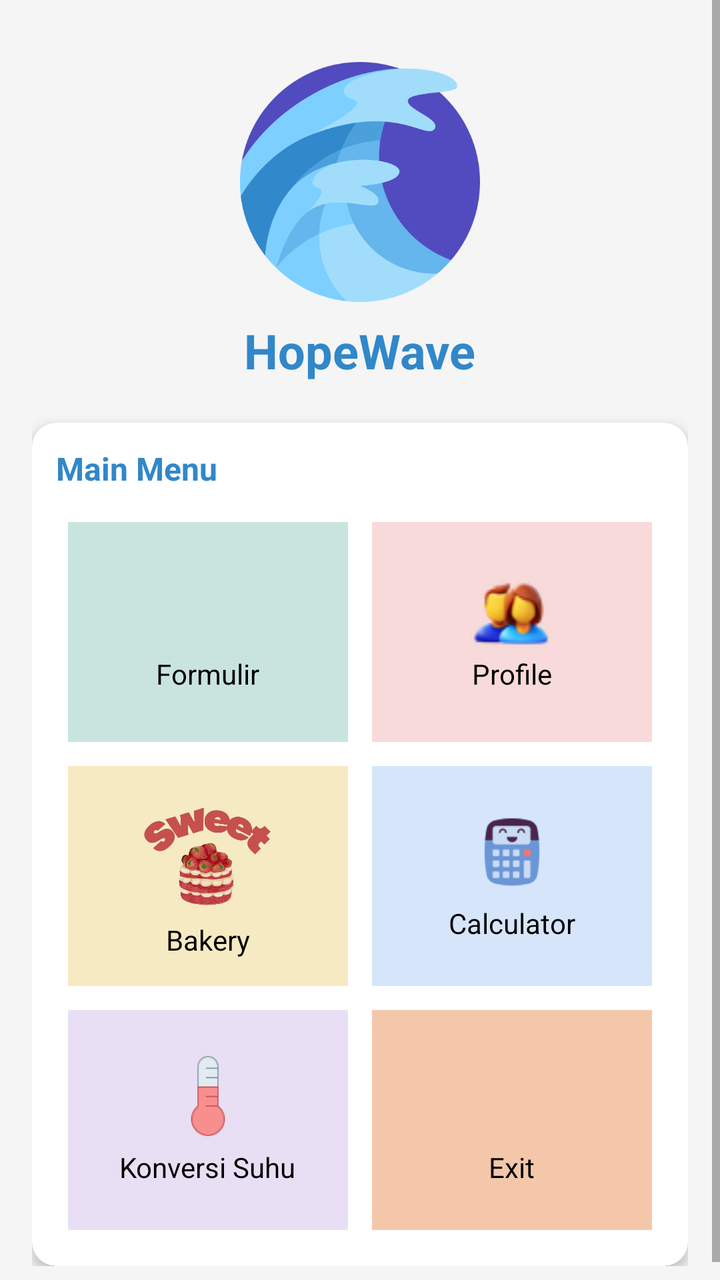
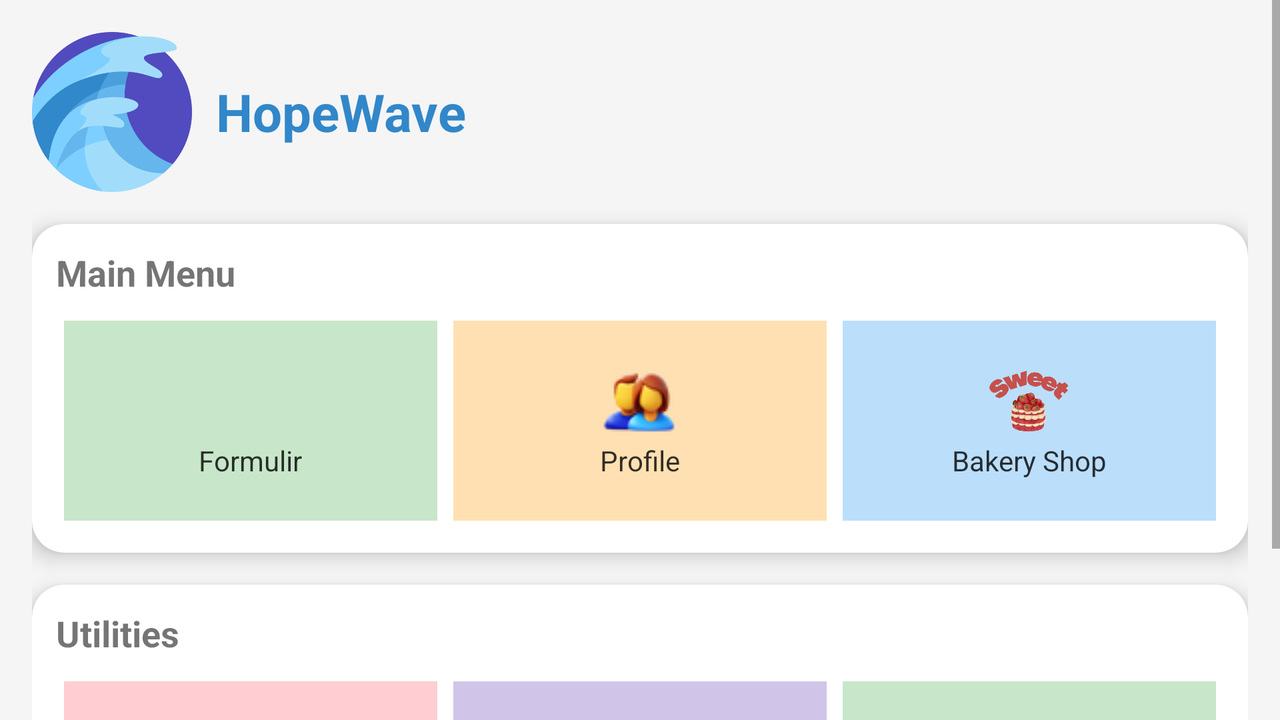

The same Android screen from two of the app's own layout files: first res/layout/ as a phone draws it, then the repository's variant for another configuration, drawn on a device whose configuration selects that folder. Both files follow.
<!-- AndroidManifest.xml: application theme Theme.HopeWave -->
<!-- res/layout/activity_home_page.xml -->
<?xml version="1.0" encoding="utf-8"?>
<androidx.constraintlayout.widget.ConstraintLayout xmlns:android="http://schemas.android.com/apk/res/android"
    xmlns:app="http://schemas.android.com/apk/res-auto"
    android:id="@+id/main"
    android:layout_width="match_parent"
    android:layout_height="match_parent">

    <ScrollView
        android:layout_width="0dp"
        android:layout_height="0dp"
        app:layout_constraintTop_toTopOf="parent"
        app:layout_constraintBottom_toBottomOf="parent"
        app:layout_constraintStart_toStartOf="parent"
        app:layout_constraintEnd_toEndOf="parent">

        <LinearLayout
            android:layout_width="match_parent"
            android:layout_height="wrap_content"
            android:orientation="vertical"
            android:padding="16dp">

            
            <ImageView
                android:layout_width="120dp"
                android:layout_height="120dp"
                android:layout_gravity="center"
                android:layout_marginTop="15dp"
                android:src="@drawable/hopewavelogo"
                android:contentDescription="Logo" />

            
            <TextView
                android:layout_width="wrap_content"
                android:layout_height="wrap_content"
                android:layout_gravity="center"
                android:layout_marginTop="8dp"
                android:text="HopeWave"
                android:textSize="24sp"
                android:textStyle="bold"
                android:textColor="#3187C9" />

            
            <androidx.cardview.widget.CardView
                android:layout_width="match_parent"
                android:layout_height="wrap_content"
                android:layout_marginTop="20dp"
                app:cardCornerRadius="12dp"
                app:cardElevation="4dp">

                <LinearLayout
                    android:layout_width="match_parent"
                    android:layout_height="wrap_content"
                    android:orientation="vertical"
                    android:padding="12dp">

                    <TextView
                        android:layout_width="wrap_content"
                        android:layout_height="wrap_content"
                        android:text="Main Menu"
                        android:textColor="#3187C9"
                        android:textSize="16sp"
                        android:textStyle="bold" />

                    <GridLayout
                        android:layout_width="match_parent"
                        android:layout_height="wrap_content"
                        android:layout_marginTop="10dp"
                        android:columnCount="2">

                        
                        <LinearLayout
                            android:id="@+id/btnFormulir"
                            android:layout_width="0dp"
                            android:layout_height="110dp"
                            android:layout_margin="6dp"
                            android:layout_columnWeight="1"
                            android:orientation="vertical"
                            android:gravity="center"
                            android:background="#C9E4DE">

                            <ImageView
                                android:layout_width="42dp"
                                android:layout_height="42dp"
                                android:src="@drawable/form" />

                            <TextView
                                android:layout_width="wrap_content"
                                android:layout_height="wrap_content"
                                android:text="Formulir"
                                android:textColor="#000" />
                        </LinearLayout>

                        
                        <LinearLayout
                            android:id="@+id/btnProfile"
                            android:layout_width="0dp"
                            android:layout_height="110dp"
                            android:layout_margin="6dp"
                            android:layout_columnWeight="1"
                            android:orientation="vertical"
                            android:gravity="center"
                            android:background="#F7DAD9">

                            <ImageView
                                android:layout_width="42dp"
                                android:layout_height="42dp"
                                android:src="@drawable/profile" />

                            <TextView
                                android:layout_width="wrap_content"
                                android:layout_height="wrap_content"
                                android:text="Profile"
                                android:textColor="#000" />
                        </LinearLayout>

                        
                        <LinearLayout
                            android:id="@+id/btnBakery"
                            android:layout_width="0dp"
                            android:layout_height="110dp"
                            android:layout_margin="6dp"
                            android:layout_columnWeight="1"
                            android:orientation="vertical"
                            android:gravity="center"
                            android:background="#F6EAC2">

                            <ImageView
                                android:layout_width="64dp"
                                android:layout_height="64dp"
                                android:src="@drawable/bakery" />

                            <TextView
                                android:layout_width="wrap_content"
                                android:layout_height="wrap_content"
                                android:text="Bakery"
                                android:textColor="#000" />
                        </LinearLayout>

                        
                        <LinearLayout
                            android:id="@+id/btnCalculator"
                            android:layout_width="0dp"
                            android:layout_height="110dp"
                            android:layout_margin="6dp"
                            android:layout_columnWeight="1"
                            android:orientation="vertical"
                            android:gravity="center"
                            android:background="#D6E5FA">

                            <ImageView
                                android:layout_width="42dp"
                                android:layout_height="42dp"
                                android:src="@drawable/calculator" />

                            <TextView
                                android:layout_width="wrap_content"
                                android:layout_height="wrap_content"
                                android:text="Calculator"
                                android:layout_marginTop="5dp"
                                android:textColor="#000" />
                        </LinearLayout>

                        
                        <LinearLayout
                            android:id="@+id/btnKonversi"
                            android:layout_width="0dp"
                            android:layout_height="110dp"
                            android:layout_margin="6dp"
                            android:layout_columnWeight="1"
                            android:orientation="vertical"
                            android:gravity="center"
                            android:background="#E8DFF5">

                            <ImageView
                                android:layout_width="42dp"
                                android:layout_height="42dp"
                                android:src="@drawable/temperature" />

                            <TextView
                                android:layout_width="wrap_content"
                                android:layout_height="wrap_content"
                                android:text="Konversi Suhu"
                                android:layout_marginTop="5dp"
                                android:textColor="#000" />
                        </LinearLayout>

                        
                        <LinearLayout
                            android:id="@+id/btnExit"
                            android:layout_width="0dp"
                            android:layout_height="110dp"
                            android:layout_margin="6dp"
                            android:layout_columnWeight="1"
                            android:orientation="vertical"
                            android:gravity="center"
                            android:background="#F4C7AB">

                            <ImageView
                                android:layout_width="42dp"
                                android:layout_height="42dp"
                                android:src="@drawable/exit" />

                            <TextView
                                android:layout_width="wrap_content"
                                android:layout_height="wrap_content"
                                android:text="Exit"
                                android:layout_marginTop="5dp"
                                android:textColor="#000" />
                        </LinearLayout>

                    </GridLayout>

                </LinearLayout>
            </androidx.cardview.widget.CardView>

        </LinearLayout>
    </ScrollView>

</androidx.constraintlayout.widget.ConstraintLayout>
<!-- resources referenced by this layout -->
<resources>
  <!-- drawable bakery: png bitmap (drawable, 120628 bytes) -->
  <!-- drawable calculator: png bitmap (drawable, 2120 bytes) -->
  <!-- drawable hopewavelogo: png bitmap (drawable, 29259 bytes) -->
  <!-- drawable profile: png bitmap (drawable, 3466 bytes) -->
  <!-- drawable temperature: png bitmap (drawable, 1210 bytes) -->
  <style name="Theme.HopeWave" parent="Theme.MaterialComponents.DayNight.NoActionBar">
  
          
          <item name="colorPrimary">#D02E65</item>
          <item name="colorOnPrimary">#FFFFFF</item>
  
          
          <item name="colorSurface">#FFFFFF</item>
          <item name="colorOnSurface">#000000</item>
  
          
          <item name="android:windowBackground">#F5F5F5</item>
          <item name="colorOnBackground">#000000</item>
  
          
          <item name="android:statusBarColor">#E91E63</item>
  
      </style>
</resources>
<!-- res/layout-land/activity_home_page.xml (the repository's variant of the layout above) -->
<!-- drawn on the phone turned sideways -->
<?xml version="1.0" encoding="utf-8"?>
<androidx.constraintlayout.widget.ConstraintLayout xmlns:android="http://schemas.android.com/apk/res/android"
    xmlns:app="http://schemas.android.com/apk/res-auto"
    android:id="@+id/main"
    android:layout_width="match_parent"
    android:layout_height="match_parent">


    <ScrollView
        android:layout_width="0dp"
        android:layout_height="0dp"
        app:layout_constraintTop_toTopOf="parent"
        app:layout_constraintBottom_toBottomOf="parent"
        app:layout_constraintStart_toStartOf="parent"
        app:layout_constraintEnd_toEndOf="parent">

        <LinearLayout
            android:layout_width="match_parent"
            android:layout_height="wrap_content"
            android:orientation="vertical"
            android:padding="16dp">

            
            <LinearLayout
                android:layout_width="match_parent"
                android:layout_height="wrap_content"
                android:orientation="horizontal"
                android:gravity="center_vertical"
                android:layout_marginBottom="16dp">

                <ImageView
                    android:id="@+id/logoImage"
                    android:layout_width="80dp"
                    android:layout_height="80dp"
                    android:src="@drawable/hopewavelogo"
                    android:contentDescription="@string/app_name"
                    android:layout_marginEnd="12dp"/>

                <TextView
                    android:id="@+id/app_title"
                    android:layout_width="wrap_content"
                    android:layout_height="wrap_content"
                    android:text="HopeWave"
                    android:textSize="26sp"
                    android:textStyle="bold"
                    android:textColor="#3187C9"/>
            </LinearLayout>

            
            <androidx.cardview.widget.CardView
                android:layout_width="match_parent"
                android:layout_height="wrap_content"
                android:layout_marginBottom="16dp"
                app:cardCornerRadius="16dp"
                app:cardElevation="6dp">

                <LinearLayout
                    android:layout_width="match_parent"
                    android:layout_height="wrap_content"
                    android:orientation="vertical"
                    android:padding="12dp">

                    <TextView
                        android:layout_width="wrap_content"
                        android:layout_height="wrap_content"
                        android:text="Main Menu"
                        android:textSize="18sp"
                        android:textStyle="bold"
                        android:paddingBottom="8dp" />

                    <GridLayout
                        android:layout_width="match_parent"
                        android:layout_height="wrap_content"
                        android:columnCount="3"
                        android:rowCount="2">

                        
                        <LinearLayout
                            android:id="@+id/btnFormulir"
                            android:layout_width="0dp"
                            android:layout_height="100dp"
                            android:layout_columnWeight="1"
                            android:layout_margin="4dp"
                            android:gravity="center"
                            android:orientation="vertical"
                            android:background="#C8E6C9">
                            <ImageView
                                android:layout_width="40dp"
                                android:layout_height="40dp"
                                android:src="@drawable/form"/>
                            <TextView
                                android:layout_width="wrap_content"
                                android:layout_height="wrap_content"
                                android:textColor="#CD000000"
                                android:text="Formulir"/>
                        </LinearLayout>

                        
                        <LinearLayout
                            android:id="@+id/btnProfile"
                            android:layout_width="0dp"
                            android:layout_height="100dp"
                            android:layout_columnWeight="1"
                            android:layout_margin="4dp"
                            android:gravity="center"
                            android:orientation="vertical"
                            android:background="#FFE0B2">
                            <ImageView
                                android:layout_width="40dp"
                                android:layout_height="40dp"
                                android:src="@drawable/profile"/>
                            <TextView
                                android:layout_width="wrap_content"
                                android:layout_height="wrap_content"
                                android:textColor="#CD000000"
                                android:text="Profile"/>
                        </LinearLayout>

                        
                        <LinearLayout
                            android:id="@+id/btnBakery"
                            android:layout_width="0dp"
                            android:layout_height="100dp"
                            android:layout_columnWeight="1"
                            android:layout_margin="4dp"
                            android:gravity="center"
                            android:orientation="vertical"
                            android:background="#BBDEFB">
                            <ImageView
                                android:layout_width="40dp"
                                android:layout_height="40dp"
                                android:src="@drawable/bakery"/>
                            <TextView
                                android:layout_width="wrap_content"
                                android:layout_height="wrap_content"
                                android:textColor="#CD000000"
                                android:text="Bakery Shop"/>
                        </LinearLayout>

                    </GridLayout>
                </LinearLayout>
            </androidx.cardview.widget.CardView>


            
            <androidx.cardview.widget.CardView
                android:layout_width="match_parent"
                android:layout_height="wrap_content"
                app:cardCornerRadius="16dp"
                app:cardElevation="6dp">

                <LinearLayout
                    android:layout_width="match_parent"
                    android:layout_height="wrap_content"
                    android:orientation="vertical"
                    android:padding="12dp">

                    <TextView
                        android:layout_width="wrap_content"
                        android:layout_height="wrap_content"
                        android:text="Utilities"
                        android:textSize="18sp"
                        android:textStyle="bold"
                        android:paddingBottom="8dp" />

                    <GridLayout
                        android:layout_width="match_parent"
                        android:layout_height="wrap_content"
                        android:columnCount="3"
                        android:rowCount="2">

                        
                        <LinearLayout
                            android:id="@+id/btnCalculator"
                            android:layout_width="0dp"
                            android:layout_height="100dp"
                            android:layout_columnWeight="1"
                            android:layout_margin="4dp"
                            android:gravity="center"
                            android:orientation="vertical"
                            android:background="#FFCDD2">
                            <ImageView
                                android:layout_width="40dp"
                                android:layout_height="40dp"
                                android:src="@drawable/calculator"/>
                            <TextView
                                android:layout_width="wrap_content"
                                android:layout_height="wrap_content"
                                android:textColor="#CD000000"
                                android:text="Calculator"/>
                        </LinearLayout>

                        
                        <LinearLayout
                            android:id="@+id/btnKonversi"
                            android:layout_width="0dp"
                            android:layout_height="100dp"
                            android:layout_columnWeight="1"
                            android:layout_margin="4dp"
                            android:gravity="center"
                            android:orientation="vertical"
                            android:background="#D1C4E9">
                            <ImageView
                                android:layout_width="40dp"
                                android:layout_height="40dp"
                                android:src="@drawable/temperature"/>
                            <TextView
                                android:layout_width="wrap_content"
                                android:layout_height="wrap_content"
                                android:textColor="#CD000000"
                                android:text="Konversi Suhu"/>
                        </LinearLayout>

                        
                        <LinearLayout
                            android:id="@+id/btnExit"
                            android:layout_width="0dp"
                            android:layout_height="100dp"
                            android:layout_columnWeight="1"
                            android:layout_margin="4dp"
                            android:gravity="center"
                            android:orientation="vertical"
                            android:background="#C8E6C9">
                            <ImageView
                                android:layout_width="40dp"
                                android:layout_height="40dp"
                                android:src="@drawable/exit"/>
                            <TextView
                                android:layout_width="wrap_content"
                                android:layout_height="wrap_content"
                                android:textColor="#CD000000"
                                android:text="Exit"/>
                        </LinearLayout>

                    </GridLayout>
                </LinearLayout>
            </androidx.cardview.widget.CardView>

        </LinearLayout>
    </ScrollView>
</androidx.constraintlayout.widget.ConstraintLayout>
<!-- resources referenced by the variant -->
<!-- as the phone turned sideways resolves them -->
<resources>
  <!-- drawable bakery: png bitmap (drawable, 120628 bytes) -->
  <!-- drawable calculator: png bitmap (drawable, 2120 bytes) -->
  <!-- drawable hopewavelogo: png bitmap (drawable, 29259 bytes) -->
  <!-- drawable profile: png bitmap (drawable, 3466 bytes) -->
  <!-- drawable temperature: png bitmap (drawable, 1210 bytes) -->
  <string name="app_name">HopeWave</string>
  <style name="Theme.HopeWave" parent="Theme.MaterialComponents.DayNight.NoActionBar">
  
          
          <item name="colorPrimary">#D02E65</item>
          <item name="colorOnPrimary">#FFFFFF</item>
  
          
          <item name="colorSurface">#FFFFFF</item>
          <item name="colorOnSurface">#000000</item>
  
          
          <item name="android:windowBackground">#F5F5F5</item>
          <item name="colorOnBackground">#000000</item>
  
          
          <item name="android:statusBarColor">#E91E63</item>
  
      </style>
</resources>
